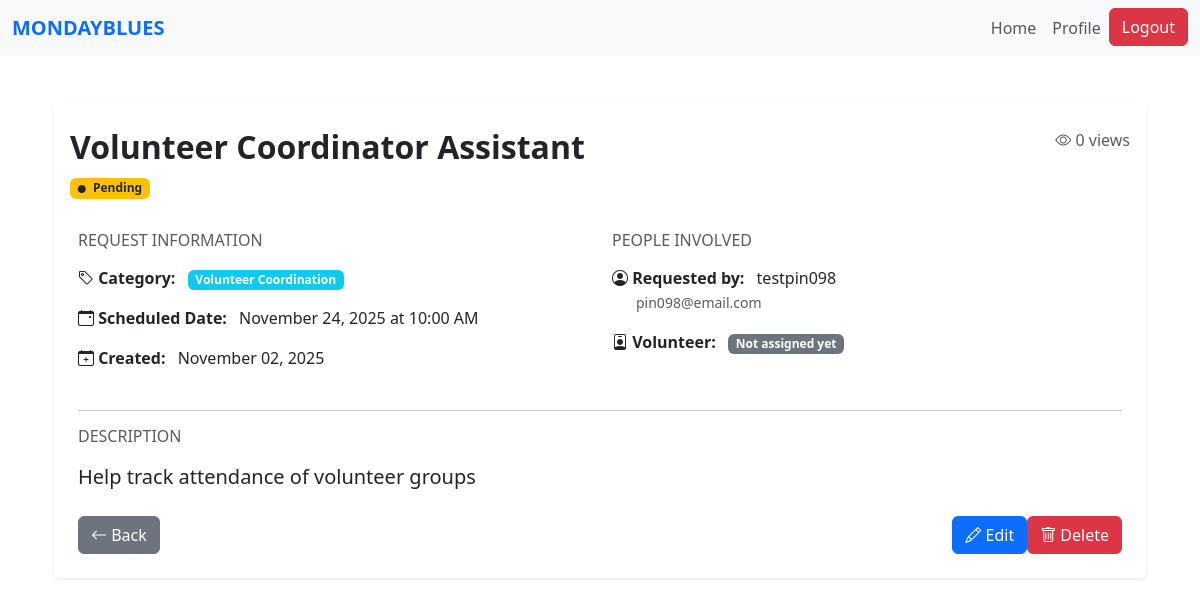
Page /request/98 (signed in) on the earlier database version.
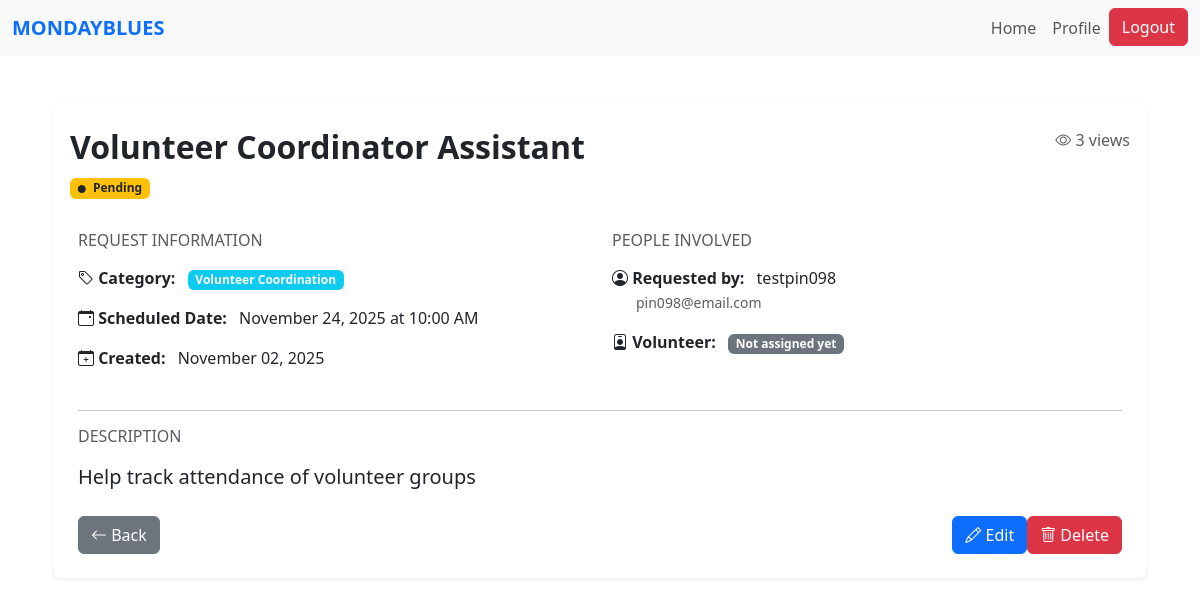
Same page on the later database version.
### website/models.py (models this page shows)
class Request(db.Model):
    id = db.Column(db.Integer, primary_key=True)
    title = db.Column(db.String(150), nullable=False)
    description = db.Column(db.Text, nullable=False)
    category_id = db.Column(db.Integer, db.ForeignKey('category.id'), nullable=False)
    category = db.relationship('Category', backref='requests')
    status = db.Column(db.String(20), default='Pending')  # Pending, Accepted, Completed
    scheduled_datetime = db.Column(db.DateTime, nullable=False)
    view_count = db.Column(db.Integer, default=0)
    date_created = db.Column(db.DateTime, default=datetime.utcnow)
    user_id = db.Column(db.Integer, db.ForeignKey('user.id'), nullable=False)
    volunteer_id = db.Column(db.Integer, db.ForeignKey('volunteer.id'), nullable=True)
    user = db.relationship('User', backref=db.backref('requests', lazy=True, cascade='all, delete-orphan'), lazy=True)
    volunteer = db.relationship('Volunteer', backref=db.backref('assigned_requests', lazy=True), lazy=True)

### website/views.py (the view)
@views.route('/request/<int:id>')
@login_required
def view_request(id):
    req = Request.query.get_or_404(id)
    if req.user_id != current_user.id:
        req.view_count += 1
        db.session.commit()
    owner = User.query.get(req.user_id)
    return render_template('view_req.html', req=req, owner=owner)

### website/templates/view_req.html (shortened to what the changed rows need)
{% extends "base.html" %}
{% block content %}
<div class="container my-5">
    <div class="card shadow-sm border-0">
        <div class="card-header bg-white border-0 pt-4">
            <div class="d-flex justify-content-between align-items-start">
                <div>
                    <h2 class="fw-bold mb-2">{{ req.title }}</h2>
                    <span class="badge
                        {% if req.status == 'Pending' %} bg-warning text-dark
                        {% elif req.status == 'Assigned' %} bg-primary
                        {% elif req.status == 'Accepted' %} bg-info
                        {% elif req.status == 'Completed' %} bg-success
                        {% else %} bg-secondary {% endif %}">
                        <i class="bi bi-circle-fill me-1" style="font-size: 0.5rem;"></i>
                        {{ req.status }}
                    </span>
                </div>
                <div class="text-end">
                    <p class="text-muted mb-0">
                        <i class="bi bi-eye"></i> {{ req.view_count }} views
                    </p>
                </div>
            </div>
        </div>
        <div class="card-body p-4">
            <div class="row mb-4">
                <div class="col-md-6">
                    <div class="mb-3">
                        <strong><i class="bi bi-calendar-event"></i> Scheduled Date:</strong>
                        <span class="ms-2">{{ req.scheduled_datetime.strftime('%B %d, %Y at %I:%M %p') }}</span>
                    </div>
                    <div class="mb-3">
                        <strong><i class="bi bi-calendar-plus"></i> Created:</strong>
                        <span class="ms-2">{{ req.date_created.strftime('%B %d, %Y') }}</span>
                    </div>
                </div>
            </div>
            <div class="mb-4">
                <h6 class="text-muted text-uppercase mb-3">Description</h6>
                <p class="lead">{{ req.description }}</p>
            </div>
        </div>
    </div>
</div>
<link rel="stylesheet" href="https://cdn.jsdelivr.net/npm/bootstrap-icons@1.10.0/font/bootstrap-icons.css">
{% endblock %}

Differences in the rows shown:
changed Request "Volunteer Coordinator Assistant": view_count "0" → "3"
